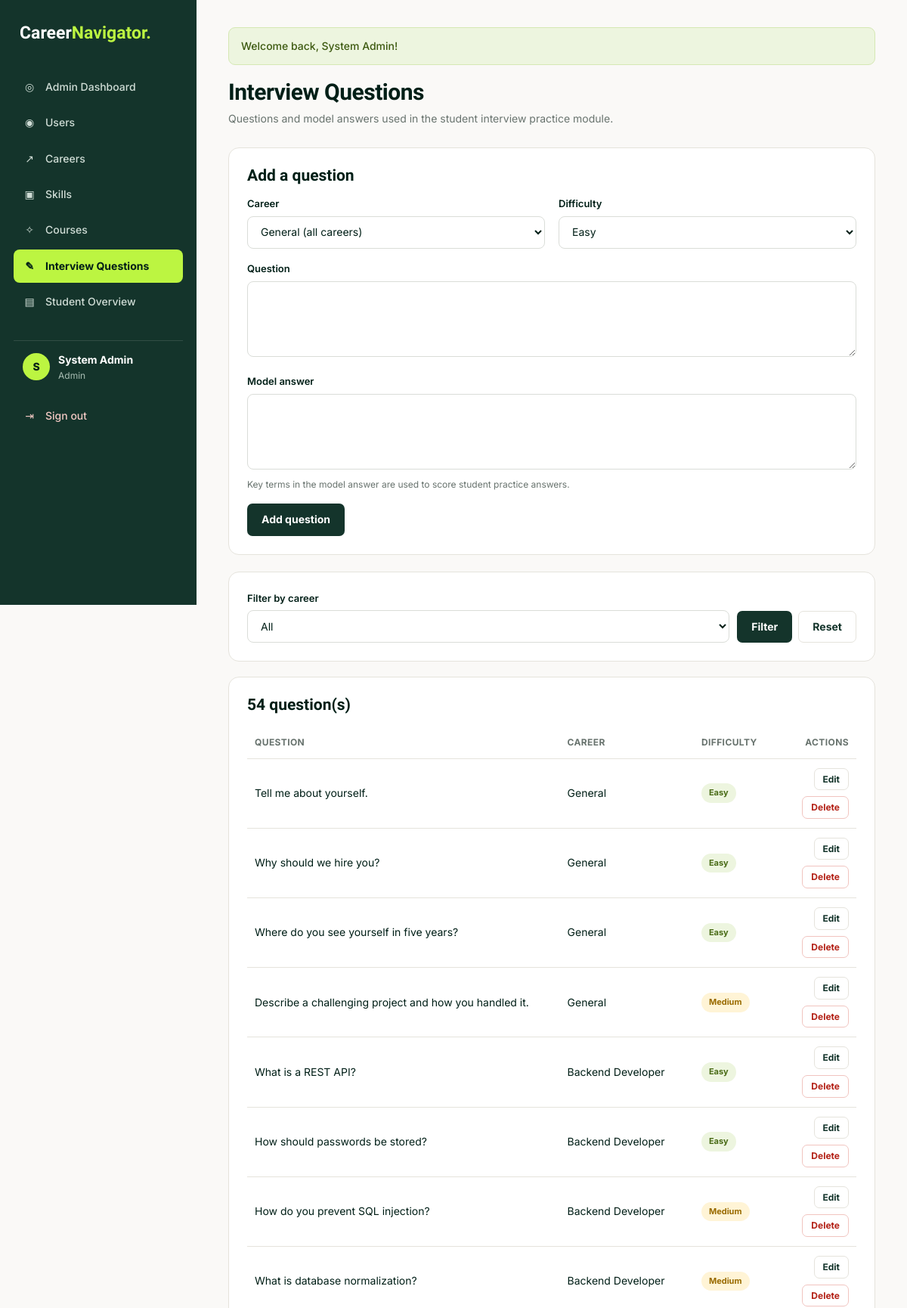
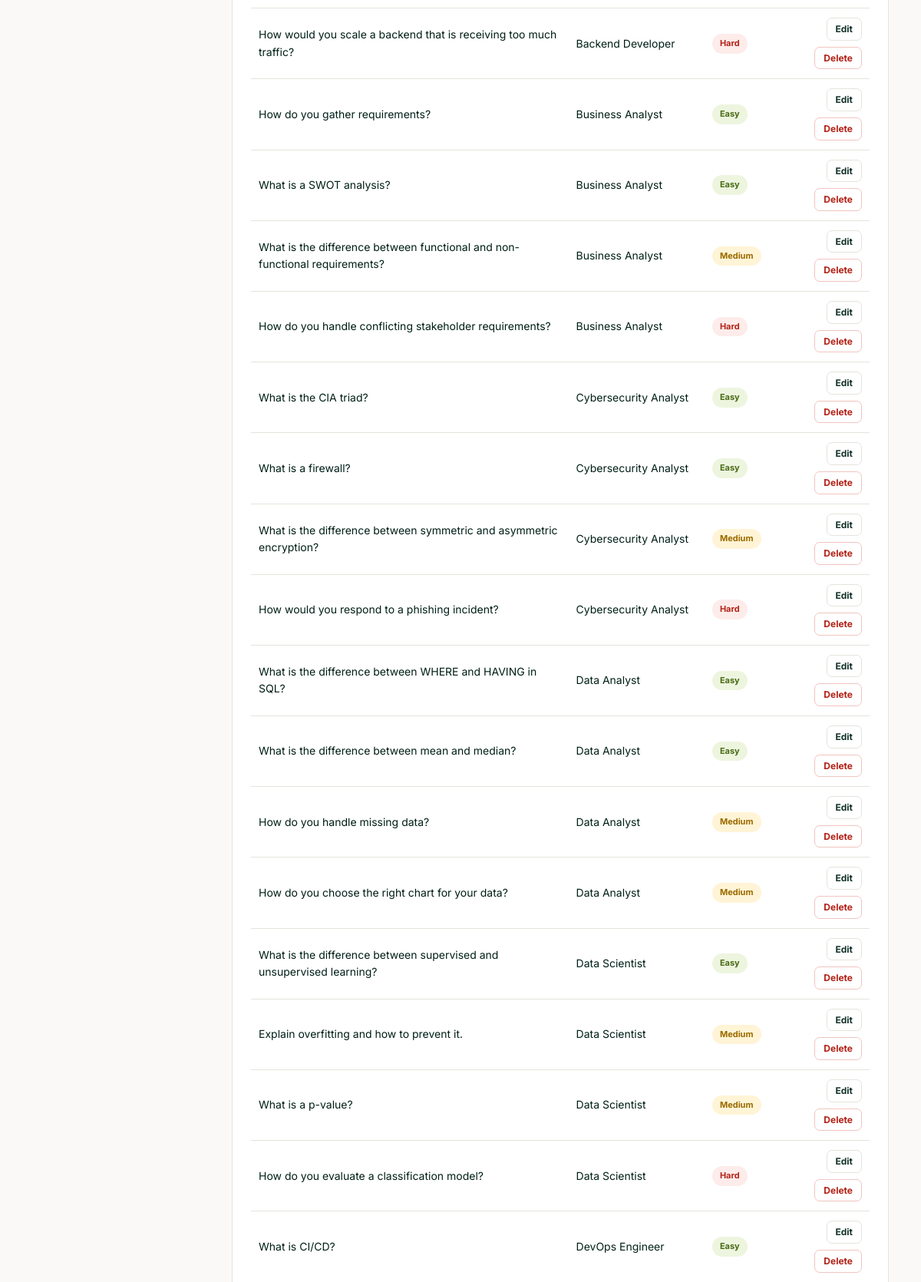
Screenshot of /admin/questions.php (signed in, upper part) with the database file from the repository (2 pictures, top to bottom).
### tables this page shows
CREATE TABLE `users` (
  `id` int(11) NOT NULL AUTO_INCREMENT,
  `name` varchar(100) NOT NULL,
  `email` varchar(150) NOT NULL,
  `password` varchar(255) NOT NULL,
  `role` enum('student','advisor','admin') DEFAULT 'student',
  `created_at` timestamp NOT NULL DEFAULT current_timestamp(),
  `email_verified_at` datetime DEFAULT NULL,
  `verification_token_hash` char(64) DEFAULT NULL,
  `verification_expires_at` datetime DEFAULT NULL,
  `verification_sent_at` datetime DEFAULT NULL,
  PRIMARY KEY (`id`),
  UNIQUE KEY `email` (`email`),
  UNIQUE KEY `verification_token_hash` (`verification_token_hash`)
);

CREATE TABLE `interview_questions` (
  `id` int(11) NOT NULL AUTO_INCREMENT,
  `career_id` int(11) DEFAULT NULL,
  `question` text NOT NULL,
  `answer` text DEFAULT NULL,
  `difficulty` enum('easy','medium','hard') DEFAULT 'easy',
  PRIMARY KEY (`id`),
  KEY `career_id` (`career_id`),
  CONSTRAINT `interview_questions_ibfk_1` FOREIGN KEY (`career_id`) REFERENCES `careers` (`id`) ON DELETE SET NULL
);

CREATE TABLE `careers` (
  `id` int(11) NOT NULL AUTO_INCREMENT,
  `title` varchar(150) NOT NULL,
  `description` text DEFAULT NULL,
  `category` varchar(100) DEFAULT NULL,
  `average_salary` varchar(100) DEFAULT NULL,
  PRIMARY KEY (`id`)
);

### includes/functions.php (called while the page is built, shortened)
<?php
function e($value): string
{
    return htmlspecialchars((string) $value, ENT_QUOTES, 'UTF-8');
}
function url(string $path = ''): string
{
    return BASE_URL . ltrim($path, '/');
}
function current_user(): ?array
{
    return $_SESSION['user'] ?? null;
}
function current_user_id(): int
{
    return (int) ($_SESSION['user']['id'] ?? 0);
}
function refresh_current_user(PDO $pdo): void
{
    $stmt = $pdo->prepare("SELECT id, name, email, role FROM users WHERE id = ?");
    $stmt->execute([current_user_id()]);
}
function get_flashes(): array
{
    $messages = $_SESSION['flash'] ?? [];
    return $messages;
}

### includes/init.php (called while the page is built, shortened)
<?php
require_once __DIR__ . '/../config/db.php';
require_once __DIR__ . '/functions.php';
refresh_current_user($pdo);

### admin/questions.php (the view, shortened to what this page needs)
<?php
require_once __DIR__ . '/../includes/init.php';
$difficulties = ['easy', 'medium', 'hard'];
$errors = [];
$editing = null;
$form = $errors ? $_POST : ($editing ?? []);
$sql = "SELECT q.*, c.title AS career_title FROM interview_questions q LEFT JOIN careers c ON c.id = q.career_id";
$params = [];
$sql .= " ORDER BY c.title IS NULL DESC, c.title, FIELD(q.difficulty, 'easy', 'medium', 'hard')";
$stmt = $pdo->prepare($sql);
$stmt->execute($params);
$questions = $stmt->fetchAll(PDO::FETCH_ASSOC);
$activePage = 'questions';
require __DIR__ . '/../includes/header.php';
?>
<div class="page-header">
    <div>
        <h1>Interview Questions</h1>
        <p>Questions and model answers used in the student interview practice module.</p>
    </div>
</div>
<div class="card">
    <h2><?= !empty($form['id']) ? 'Edit question' : 'Add a question' ?></h2>
    <form method="POST">
        <div class="form-grid">
            <div class="form-group"><label for="career_id">Career</label>
                <select id="career_id" name="career_id">
                    <option value="">General (all careers)</option>
                </select></div>
            <div class="form-group"><label for="difficulty">Difficulty</label>
                <select id="difficulty" name="difficulty">
                    <?php foreach ($difficulties as $d): ?>
                        <option value="<?= $d ?>" <?= ($form['difficulty'] ?? 'easy') === $d ? 'selected' : '' ?>><?= ucfirst($d) ?></option>
                    <?php endforeach; ?>
                </select></div>
            <div class="form-group full"><label for="question">Question</label>
                <textarea id="question" name="question" maxlength="2000" required rows="2"><?= e($form['question'] ?? '') ?></textarea></div>
            <div class="form-group full"><label for="answer">Model answer</label>
                <textarea id="answer" name="answer" required><?= e($form['answer'] ?? '') ?></textarea>
                <div class="help">Key terms in the model answer are used to score student practice answers.</div></div>
        </div>
        <div class="btn-group">
            <button type="submit" class="btn btn-primary"><?= !empty($form['id']) ? 'Save changes' : 'Add question' ?></button>
        </div>
    </form>
</div>
<form method="GET" class="filters card">
    <div class="form-group"><label for="filter_career">Filter by career</label>
        <select id="filter_career" name="career_id">
            <option value="">All</option>
        </select></div>
    <div class="btn-group">
        <button type="submit" class="btn btn-primary">Filter</button>
        <a href="questions.php" class="btn btn-secondary">Reset</a>
    </div>
</form>
<div class="card">
    <h2><?= count($questions) ?> question(s)</h2>
    <div class="table-wrap">
        <table>
            <thead><tr><th>Question</th><th>Career</th><th>Difficulty</th><th class="text-right">Actions</th></tr></thead>
            <tbody>
            <?php foreach ($questions as $qn): ?>
                <tr>
                    <td><?= e($qn['question']) ?></td>
                    <td><?= e($qn['career_title'] ?? 'General') ?></td>
                    <td><span class="badge <?= ['easy' => 'badge-green', 'medium' => 'badge-amber', 'hard' => 'badge-red'][$qn['difficulty']] ?>"><?= ucfirst(e($qn['difficulty'])) ?></span></td>
                    <td class="text-right">
                        <div class="btn-group" style="justify-content:flex-end">
                            <a href="questions.php?edit=<?= (int) $qn['id'] ?>" class="btn btn-secondary btn-sm">Edit</a>
                            <form method="POST" class="inline-form" data-confirm="Delete this question?">
                                <button type="submit" class="btn btn-danger btn-sm">Delete</button>
                            </form>
                        </div>
                    </td>
                </tr>
            <?php endforeach; ?>
            </tbody>
        </table>
    </div>
</div>
<?php require __DIR__ . '/../includes/footer.php'; ?>

### includes/header.php (shortened to what this page needs)
<?php
$user = current_user();
$activePage = $activePage ?? '';
$menus = [
    'student' => [
        'dashboard'       => ['dashboard.php', 'Dashboard', '◎'],
        'profile'         => ['profile.php', 'My Profile & Skills', '◉'],
        'projects'        => ['projects.php', 'My Projects', '▣'],
        'recommendations' => ['recommendations.php', 'Career Matches', '↗'],
        'roadmap'         => ['roadmap.php', 'Skill Gap & Roadmap', '▤'],
        'courses'         => ['courses.php', 'Courses & Certifications', '✧'],
        'interview'       => ['interview.php', 'Interview Practice', '✎'],
    ],
    'advisor' => [
        'advisor'   => ['advisor/index.php', 'My Students', '◎'],
        'courses'   => ['courses.php', 'Courses', '✧'],
        'interview' => ['interview.php', 'Question Bank', '✎'],
    ],
    'admin' => [
        'admin'      => ['admin/index.php', 'Admin Dashboard', '◎'],
        'users'      => ['admin/users.php', 'Users', '◉'],
        'careers'    => ['admin/careers.php', 'Careers', '↗'],
        'skills'     => ['admin/skills.php', 'Skills', '▣'],
        'courses'    => ['admin/courses.php', 'Courses', '✧'],
        'questions'  => ['admin/questions.php', 'Interview Questions', '✎'],
        'advisor'    => ['advisor/index.php', 'Student Overview', '▤'],
    ],
];
$menu = $user ? ($menus[$user['role']] ?? []) : [];
?>
<!DOCTYPE html>
<html lang="en">
<head>
    <link rel="stylesheet" href="<?= e(url('assets/css/style.css')) ?>">
</head>
<body>
<div class="app">
    <aside class="sidebar" id="sidebar">
        <div class="sidebar-top">
            <a href="<?= e(url('index.php')) ?>" class="logo logo-light">Career<span>Navigator.</span></a>
        </div>
        <nav class="side-nav" id="side-nav">
            <?php foreach ($menu as $key => [$link, $label, $icon]): ?>
                <a href="<?= e(url($link)) ?>" class="<?= $key === $activePage ? 'active' : '' ?>">
                    <span class="nav-icon"><?= $icon ?></span><?= e($label) ?>
                </a>
            <?php endforeach; ?>
            <?php if ($user): ?>
                <div class="side-user">
                    <div class="avatar"><?= e(strtoupper(mb_substr($user['name'], 0, 1))) ?></div>
                    <div>
                        <strong><?= e($user['name']) ?></strong>
                        <small><?= e(ucfirst($user['role'])) ?></small>
                    </div>
                </div>
                <a href="<?= e(url('logout.php')) ?>" class="logout-link"><span class="nav-icon">⇥</span>Sign out</a>
            <?php endif; ?>
        </nav>
    </aside>
    <main class="main">
        <?php foreach (get_flashes() as $f): ?>
            <div class="alert alert-<?= e($f['type']) ?>"><?= e($f['message']) ?></div>
        <?php endforeach; ?>

### rows the page displays
users: name "S", name "System Admin", role "Admin"
interview_questions: question "Tell me about yourself.", career_title "General", difficulty "Easy"
interview_questions: question "Why should we hire you?", career_title "General", difficulty "Easy"
interview_questions: question "Where do you see yourself in five years?", career_title "General", difficulty "Easy"
interview_questions: question "Describe a challenging project and how you handled it.", career_title "General", difficulty "Medium"
interview_questions: question "What is a REST API?", career.title "Backend Developer", difficulty "Easy"
interview_questions: question "How should passwords be stored?", career.title "Backend Developer", difficulty "Easy"
interview_questions: question "How do you prevent SQL injection?", career.title "Backend Developer", difficulty "Medium"
interview_questions: question "What is database normalization?", career.title "Backend Developer", difficulty "Medium"
interview_questions: question "How would you scale a backend that is receiving too much traffic?", career.title "Backend Developer", difficulty "Hard"
interview_questions: question "How do you gather requirements?", career.title "Business Analyst", difficulty "Easy"
interview_questions: question "What is a SWOT analysis?", career.title "Business Analyst", difficulty "Easy"
interview_questions: question "What is the difference between functional and non-functional requirements?", career.title "Business Analyst", difficulty "Medium"
interview_questions: question "How do you handle conflicting stakeholder requirements?", career.title "Business Analyst", difficulty "Hard"
interview_questions: question "What is the CIA triad?", career.title "Cybersecurity Analyst", difficulty "Easy"
interview_questions: question "What is a firewall?", career.title "Cybersecurity Analyst", difficulty "Easy"
interview_questions: question "What is the difference between symmetric and asymmetric encryption?", career.title "Cybersecurity Analyst", difficulty "Medium"
interview_questions: question "How would you respond to a phishing incident?", career.title "Cybersecurity Analyst", difficulty "Hard"
interview_questions: question "What is the difference between WHERE and HAVING in SQL?", career.title "Data Analyst", difficulty "Easy"
interview_questions: question "What is the difference between mean and median?", career.title "Data Analyst", difficulty "Easy"
interview_questions: question "How do you handle missing data?", career.title "Data Analyst", difficulty "Medium"
interview_questions: question "How do you choose the right chart for your data?", career.title "Data Analyst", difficulty "Medium"
interview_questions: question "What is the difference between supervised and unsupervised learning?", career.title "Data Scientist", difficulty "Easy"
interview_questions: question "Explain overfitting and how to prevent it.", career.title "Data Scientist", difficulty "Medium"
interview_questions: question "What is a p-value?", career.title "Data Scientist", difficulty "Medium"
interview_questions: question "How do you evaluate a classification model?", career.title "Data Scientist", difficulty "Hard"
interview_questions: question "What is CI/CD?", career.title "DevOps Engineer", difficulty "Easy"

### other values shown
$icon "◎"
$label "Admin Dashboard"
$icon "◉"
$label "Users"
$icon "↗"
$label "Careers"
$icon "▣"
$label "Skills"
$icon "✧"
$label "Courses"
$icon "✎"
$label "Interview Questions"
$icon "▤"
$label "Student Overview"
$f['message'] "Welcome back, System Admin!"
